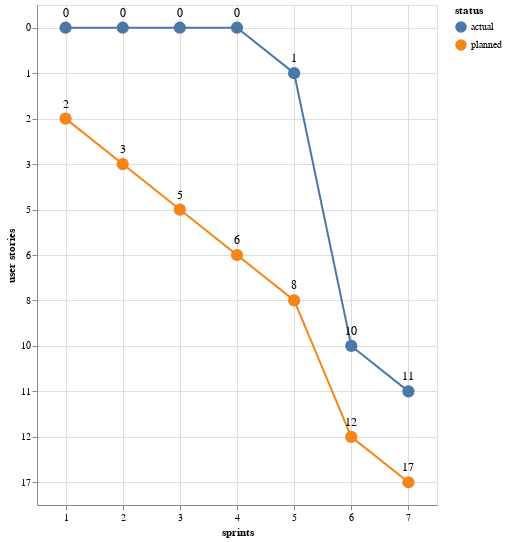

Notebook code for this chart:
### Code cell
data = get_sprint_data()
get_burndown(data)

### Figure 1 — Vega-Lite specification as saved in the notebook (floating-point values rounded to 4 significant figures)
{"config": {"view": {"continuousWidth": 300, "continuousHeight": 300}}, "layer": [{"mark": {"type": "line", "point": {"filled": true, "size": 150}}, "encoding": {"color": {"field": "status", "type": "nominal"}, "tooltip": [{"field": "sprint", "type": "quantitative"}, {"field": "done", "type": "quantitative"}, {"field": "status", "type": "nominal"}], "x": {"axis": {"grid": true, "labelAngle": 0}, "field": "sprint", "scale": {"type": "linear"}, "title": "sprints", "type": "ordinal"}, "y": {"axis": {"grid": true}, "field": "done", "scale": {"type": "linear"}, "title": "user stories", "type": "nominal"}}, "name": "view_1"}, {"mark": {"type": "text", "align": "center", "dy": -15, "fontSize": 12}, "encoding": {"text": {"field": "done", "type": "nominal"}, "x": {"field": "sprint", "type": "nominal"}, "y": {"field": "done", "type": "nominal"}}}], "data": {"name": "data-789325d2f74b5c1bca3086a0ce1d72c3"}, "height": 500, "params": [{"name": "param_1", "select": {"type": "interval", "encodings": ["x", "y"]}, "bind": "scales", "views": ["view_1"]}], "width": 400, "$schema": "https://vega.github.io/schema/vega-lite/v5.20.1.json", "datasets": {"data-789325d2f74b5c1bca3086a0ce1d72c3": [{"sprint": 1, "done": 0, "status": "actual"}, {"sprint": 2, "done": 0, "status": "actual"}, {"sprint": 3, "done": 0, "status": "actual"}, {"sprint": 4, "done": 0, "status": "actual"}, {"sprint": 5, "done": 1, "status": "actual"}, {"sprint": 6, "done": 10, "status": "actual"}, {"sprint": 7, "done": 11, "status": "actual"}, {"sprint": 1, "done": 2, "status": "planned"}, {"sprint": 2, "done": 3, "status": "planned"}, {"sprint": 3, "done": 5, "status": "planned"}, {"sprint": 4, "done": 6, "status": "planned"}, {"sprint": 5, "done": 8, "status": "planned"}, {"sprint": 6, "done": 12, "status": "planned"}, {"sprint": 7, "done": 17, "status": "planned"}]}}
